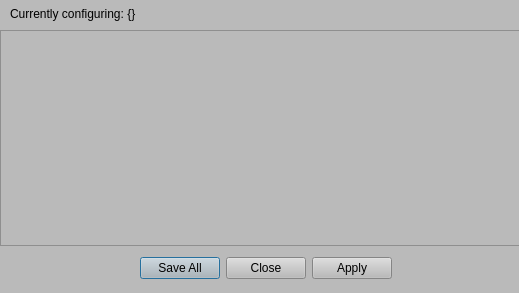
<?xml version="1.0" encoding="UTF-8"?>
<ui version="4.0">
 <class>Form</class>
 <widget class="QWidget" name="Form">
  <property name="geometry">
   <rect>
    <x>0</x>
    <y>0</y>
    <width>519</width>
    <height>293</height>
   </rect>
  </property>
  <property name="windowTitle">
   <string>Form</string>
  </property>
  <property name="styleSheet">
   <string notr="true">background-color: rgba(186, 186, 186);
</string>
  </property>
  <widget class="QLabel" name="unit_label">
   <property name="geometry">
    <rect>
     <x>10</x>
     <y>5</y>
     <width>296</width>
     <height>17</height>
    </rect>
   </property>
   <property name="text">
    <string>Currently configuring: {}</string>
   </property>
  </widget>
  <widget class="QDialogButtonBox" name="dialog_buttons">
   <property name="geometry">
    <rect>
     <x>100</x>
     <y>255</y>
     <width>331</width>
     <height>26</height>
    </rect>
   </property>
   <property name="standardButtons">
    <set>QDialogButtonBox::Apply|QDialogButtonBox::Close|QDialogButtonBox::SaveAll</set>
   </property>
   <property name="centerButtons">
    <bool>true</bool>
   </property>
  </widget>
  <widget class="QTableWidget" name="configtable">
   <property name="geometry">
    <rect>
     <x>0</x>
     <y>30</y>
     <width>521</width>
     <height>216</height>
    </rect>
   </property>
   <property name="styleSheet">
    <string notr="true">QScrollBar:vertical { width: 100px; }</string>
   </property>
   <property name="sizeAdjustPolicy">
    <enum>QAbstractScrollArea::AdjustToContents</enum>
   </property>
   <property name="verticalScrollMode">
    <enum>QAbstractItemView::ScrollPerPixel</enum>
   </property>
   <property name="horizontalScrollMode">
    <enum>QAbstractItemView::ScrollPerPixel</enum>
   </property>
  </widget>
 </widget>
 <resources/>
 <connections/>
</ui>
